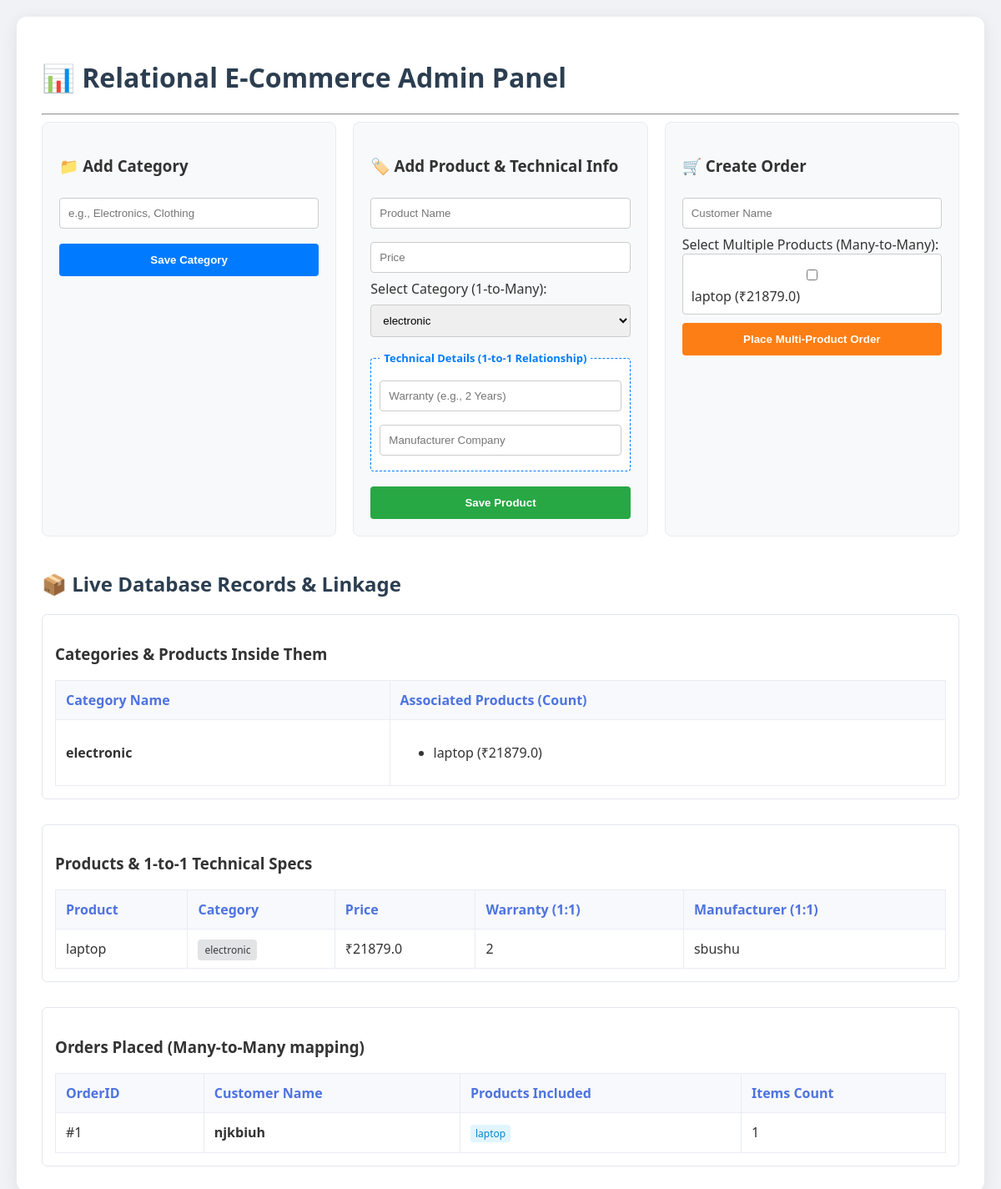
The page / on the database its author committed.
### app.py (models this page shows)
class Product(db.Model):
    id = db.Column(db.Integer, primary_key=True)
    name = db.Column(db.String(100), nullable=False)
    price = db.Column(db.Float, nullable=False)
    category_id = db.Column(db.Integer, db.ForeignKey('category.id'), nullable=False)
    technical_detail = db.relationship('ProductDetail', backref='product', uselist=False, cascade="all, delete-orphan")

class Category(db.Model):
    id = db.Column(db.Integer, primary_key=True)
    name = db.Column(db.String(50), nullable=False, unique=True)
    products = db.relationship('Product', backref='category', lazy=True)

class ProductDetail(db.Model):
    id = db.Column(db.Integer, primary_key=True)
    product_id = db.Column(db.Integer, db.ForeignKey('product.id'), nullable=False, unique=True)
    warranty = db.Column(db.String(100), nullable=False)
    manufacturer = db.Column(db.String(100), nullable=False)

class Order(db.Model):
    id = db.Column(db.Integer, primary_key=True)
    customer_name = db.Column(db.String(100), nullable=False)
    products = db.relationship('Product', secondary=order_products, backref=db.backref('orders', lazy='dynamic'))

### app.py (the view)
@app.route('/')
def index():
    categories = Category.query.all()
    products = Product.query.all()
    orders = Order.query.all()
    return render_template('dashboard.html', categories=categories, products=products, orders=orders)

### templates/dashboard.html (shortened to what this page needs)
<!DOCTYPE html>
<html lang="en">
<head>
    <link rel="stylesheet" href="{{ url_for('static', filename='style.css') }}">
</head>
<body>
    <div class="app-container">
        <h1>📊 Relational E-Commerce Admin Panel</h1>
        <hr>
        <div class="grid-container">
            <div class="card-form">
                <h3>📁 Add Category</h3>
                <form action="/add_category" method="POST">
                    <input type="text" name="category_name" placeholder="e.g., Electronics, Clothing" required>
                    <button type="submit" class="btn btn-primary">Save Category</button>
                </form>
            </div>
            <div class="card-form">
                <h3>🏷️ Add Product & Technical Info</h3>
                <form action="/add_product" method="POST">
                    <input type="text" name="name" placeholder="Product Name" required>
                    <input type="number" step="0.01" name="price" placeholder="Price" required>
                    <label>Select Category (1-to-Many):</label>
                    <select name="category_id" required>
                        {% for cat in categories %}
                            <option value="{{ cat.id }}">{{ cat.name }}</option>
                        {% endfor %}
                    </select>
                    <fieldset>
                        <legend>Technical Details (1-to-1 Relationship)</legend>
                        <input type="text" name="warranty" placeholder="Warranty (e.g., 2 Years)" required>
                        <input type="text" name="manufacturer" placeholder="Manufacturer Company" required>
                    </fieldset>
                    <button type="submit" class="btn btn-success">Save Product</button>
                </form>
            </div>
            <div class="card-form">
                <h3>🛒 Create Order</h3>
                <form action="/create_order" method="POST">
                    <input type="text" name="customer_name" placeholder="Customer Name" required>
                    <label>Select Multiple Products (Many-to-Many):</label>
                    <div class="checkbox-group">
                        {% for prod in products %}
                            <label>
                                <input type="checkbox" name="product_ids" value="{{ prod.id }}">
                                {{ prod.name }} (₹{{ prod.price }})
                            </label><br>
                        {% else %}
                            <p style="color:red;">No products available to order.</p>
                        {% endfor %}
                    </div>
                    <button type="submit" class="btn btn-orange">Place Multi-Product Order</button>
                </form>
            </div>
        </div>
        <h2 class="section-title">📦 Live Database Records & Linkage</h2>
        <div class="tables-wrapper">
            <div class="table-section">
                <h3>Categories & Products Inside Them</h3>
                <table>
                    <thead>
                        <tr>
                            <th>Category Name</th>
                            <th>Associated Products (Count)</th>
                        </tr>
                    </thead>
                    <tbody>
                        {% for cat in categories %}
                        <tr>
                            <td><strong>{{ cat.name }}</strong></td>
                            <td>
                                <ul>
                                {% for prod in cat.products %}
                                    <li>{{ prod.name }} (₹{{ prod.price }})</li>
                                {% else %}
                                    <li class="empty-text">Empty Category</li>
                                {% endfor %}
                                </ul>
                            </td>
                        </tr>
                        {% endfor %}
                    </tbody>
                </table>
            </div>
            <div class="table-section">
                <h3>Products & 1-to-1 Technical Specs</h3>
                <table>
                    <thead>
                        <tr>
                            <th>Product</th>
                            <th>Category</th>
                            <th>Price</th>
                            <th>Warranty (1:1)</th>
                            <th>Manufacturer (1:1)</th>
                        </tr>
                    </thead>
                    <tbody>
                        {% for prod in products %}
                        <tr>
                            <td>{{ prod.name }}</td>
                            <td><span class="badge">{{ prod.category.name }}</span></td>
                            <td>₹{{ prod.price }}</td>
                            <td>{{ prod.technical_detail.warranty }}</td>
                            <td>{{ prod.technical_detail.manufacturer }}</td>
                        </tr>
                        {% endfor %}
                    </tbody>
                </table>
            </div>
            <div class="table-section">
                <h3>Orders Placed (Many-to-Many mapping)</h3>
                <table>
                    <thead>
                        <tr>
                            <th>OrderID</th>
                            <th>Customer Name</th>
                            <th>Products Included</th>
                            <th>Items Count</th>
                        </tr>
                    </thead>
                    <tbody>
                        {% for ord in orders %}
                        <tr>
                            <td>#{{ ord.id }}</td>
                            <td><strong>{{ ord.customer_name }}</strong></td>
                            <td>
                                {% for p in ord.products %}
                                    <span class="product-tag">{{ p.name }}</span>
                                {% endfor %}
                            </td>
                            <td>{{ ord.products|length }}</td>
                        </tr>
                        {% endfor %}
                    </tbody>
                </table>
            </div>
        </div>
    </div>
</body>
</html>

### static/style.css (style rules this page uses)
body { font-family: 'Segoe UI', Tahoma, Geneva, Verdana, sans-serif; background-color: #f0f2f5; margin: 0; padding: 20px; color: #333; }
.app-container { max-width: 1300px; margin: 0 auto; background: #fff; padding: 30px; border-radius: 12px; box-shadow: 0 4px 20px rgba(0,0,0,0.08); }
h1, .section-title { color: #2c3e50; }
.grid-container { display: grid; grid-template-columns: repeat(auto-fit, minmax(350px, 1fr)); gap: 20px; margin-bottom: 40px; }
.card-form { background: #f8f9fa; padding: 20px; border-radius: 8px; border: 1px solid #e9ecef; }
input, select, fieldset { width: 100%; padding: 10px; margin: 8px 0; box-sizing: border-box; border: 1px solid #ccc; border-radius: 4px; }
fieldset { border: 1px dashed #007bff; background: #fff; }
legend { padding: 0 5px; color: #007bff; font-size: 13px; font-weight: bold; }
.checkbox-group { max-height: 120px; overflow-y: auto; background: #fff; padding: 10px; border: 1px solid #ccc; border-radius: 4px; }
.btn { width: 100%; padding: 12px; border: none; border-radius: 4px; color: white; font-weight: bold; cursor: pointer; margin-top: 10px; }
.btn-primary { background: #007bff; }
.btn-success { background: #28a745; }
.btn-orange { background: #fd7e14; }
.tables-wrapper { display: flex; flex-direction: column; gap: 30px; }
.table-section { background: #fff; border: 1px solid #e3e6f0; border-radius: 6px; padding: 15px; }
table { width: 100%; border-collapse: collapse; }
th, td { border: 1px solid #eaecf4; padding: 12px; text-align: left; }
th { background-color: #f8f9fc; color: #4e73df; }
.badge { background: #e2e3e5; color: #383d41; padding: 4px 8px; border-radius: 4px; font-size: 12px; }
.product-tag { background: #e1f5fe; color: #0288d1; padding: 2px 6px; border-radius: 4px; font-size: 12px; margin-right: 5px; display: inline-block; }

### rows shown on the page
Product: name "laptop", price "21879.0", category.name "electronic", technical_detail.warranty "2", technical_detail.manufacturer "sbushu"
Category: name "electronic"
Order: id "1", customer_name "njkbiuh", products|length "1"

### other values the page prints
form field category_id "electronic"
